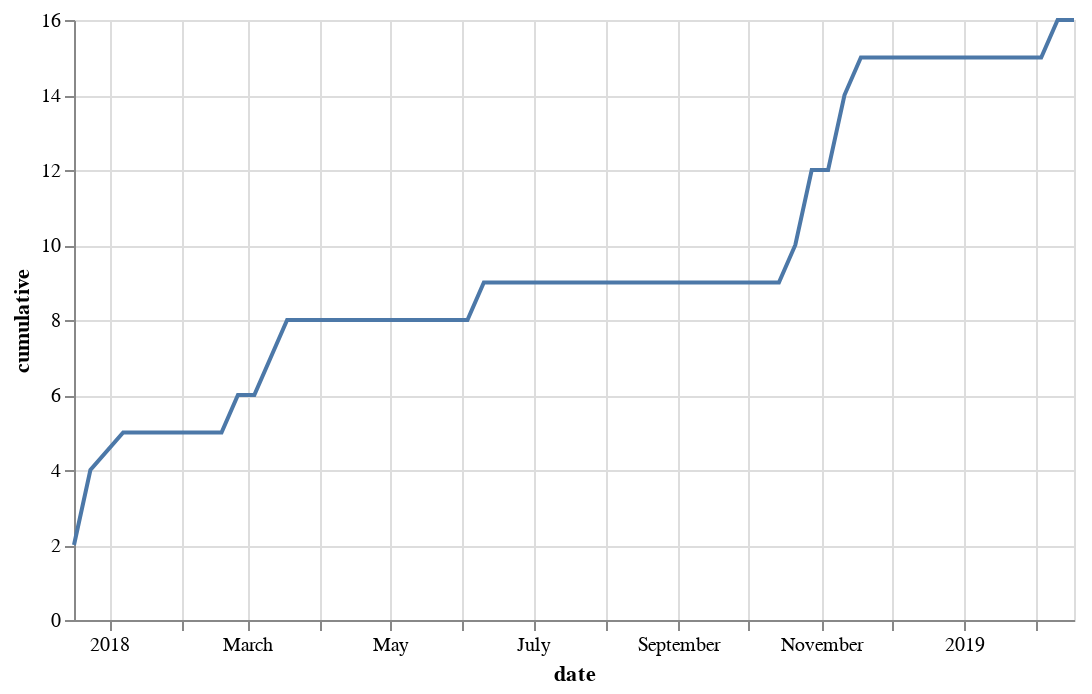

Here is the notebook cell this chart was saved with:
### Code cell
line = alt.Chart(data=unique.reset_index(), width=500).mark_line().encode(x='date', y='cumulative')
line

### Figure 1 — Vega-Lite specification as saved in the notebook (floating-point values rounded to 4 significant figures)
{"$schema": "https://vega.github.io/schema/vega-lite/v2.6.0.json", "config": {"view": {"height": 300, "width": 400}}, "data": {"name": "data-fdcb6aac96a42de253ea8ff9e74120c3"}, "datasets": {"data-fdcb6aac96a42de253ea8ff9e74120c3": [{"cumulative": 2, "date": "2017-12-17T00:00:00", "new_contributors": 2, "user": ["choldgraf", "willingc"]}, {"cumulative": 4, "date": "2017-12-24T00:00:00", "new_contributors": 2, "user": ["betatim", "minrk"]}, {"cumulative": 5, "date": "2018-01-07T00:00:00", "new_contributors": 1, "user": ["betatim", "choldgraf", "willingc", "yuvipanda"]}, {"cumulative": 5, "date": "2018-01-14T00:00:00", "new_contributors": 0, "user": ["betatim", "choldgraf", "willingc"]}, {"cumulative": 5, "date": "2018-01-21T00:00:00", "new_contributors": 0, "user": ["betatim"]}, {"cumulative": 5, "date": "2018-02-04T00:00:00", "new_contributors": 0, "user": ["choldgraf", "yuvipanda"]}, {"cumulative": 5, "date": "2018-02-11T00:00:00", "new_contributors": 0, "user": ["betatim", "choldgraf", "willingc"]}, {"cumulative": 5, "date": "2018-02-18T00:00:00", "new_contributors": 0, "user": ["willingc"]}, {"cumulative": 6, "date": "2018-02-25T00:00:00", "new_contributors": 1, "user": ["betatim", "choldgraf", "jzf2101"]}, {"cumulative": 6, "date": "2018-03-04T00:00:00", "new_contributors": 0, "user": ["betatim", "choldgraf", "jzf2101", "minrk", "willingc", "yuvipanda"]}, {"cumulative": 7, "date": "2018-03-11T00:00:00", "new_contributors": 1, "user": ["betatim", "choldgraf", "consideRatio", "jzf2101", "willingc", "yuvipanda"]}, {"cumulative": 8, "date": "2018-03-18T00:00:00", "new_contributors": 1, "user": ["betatim", "choldgraf", "jzf2101", "minrk", "mpacer", "willingc", "yuvipanda"]}, {"cumulative": 8, "date": "2018-03-25T00:00:00", "new_contributors": 0, "user": ["betatim", "consideRatio", "jzf2101", "mpacer"]}, {"cumulative": 8, "date": "2018-04-01T00:00:00", "new_contributors": 0, "user": ["betatim"]}, {"cumulative": 8, "date": "2018-04-08T00:00:00", "new_contributors": 0, "user": ["betatim", "minrk", "willingc"]}, {"cumulative": 8, "date": "2018-04-15T00:00:00", "new_contributors": 0, "user": ["betatim", "consideRatio"]}, {"cumulative": 8, "date": "2018-04-22T00:00:00", "new_contributors": 0, "user": ["choldgraf", "consideRatio", "jzf2101", "minrk", "willingc"]}, {"cumulative": 8, "date": "2018-04-29T00:00:00", "new_contributors": 0, "user": ["minrk"]}, {"cumulative": 8, "date": "2018-05-06T00:00:00", "new_contributors": 0, "user": ["choldgraf", "jzf2101", "minrk"]}, {"cumulative": 8, "date": "2018-05-27T00:00:00", "new_contributors": 0, "user": ["betatim", "choldgraf"]}, {"cumulative": 8, "date": "2018-06-03T00:00:00", "new_contributors": 0, "user": ["betatim"]}, {"cumulative": 9, "date": "2018-06-10T00:00:00", "new_contributors": 1, "user": ["betatim", "choldgraf", "ellisonbg", "minrk", "willingc"]}, {"cumulative": 9, "date": "2018-06-17T00:00:00", "new_contributors": 0, "user": ["betatim", "yuvipanda"]}, {"cumulative": 9, "date": "2018-07-01T00:00:00", "new_contributors": 0, "user": ["betatim", "choldgraf", "consideRatio", "jzf2101", "minrk"]}, {"cumulative": 9, "date": "2018-07-08T00:00:00", "new_contributors": 0, "user": ["betatim", "consideRatio", "jzf2101", "minrk"]}, {"cumulative": 9, "date": "2018-07-22T00:00:00", "new_contributors": 0, "user": ["choldgraf", "jzf2101"]}, {"cumulative": 9, "date": "2018-07-29T00:00:00", "new_contributors": 0, "user": ["betatim", "choldgraf"]}, {"cumulative": 9, "date": "2018-08-05T00:00:00", "new_contributors": 0, "user": ["betatim", "choldgraf", "ellisonbg", "willingc"]}, {"cumulative": 9, "date": "2018-08-12T00:00:00", "new_contributors": 0, "user": ["betatim", "choldgraf", "consideRatio", "jzf2101", "willingc"]}, {"cumulative": 9, "date": "2018-08-19T00:00:00", "new_contributors": 0, "user": ["choldgraf", "consideRatio", "ellisonbg", "minrk"]}, {"cumulative": 9, "date": "2018-08-26T00:00:00", "new_contributors": 0, "user": ["betatim", "choldgraf", "consideRatio", "jzf2101", "willingc"]}, {"cumulative": 9, "date": "2018-09-02T00:00:00", "new_contributors": 0, "user": ["choldgraf", "jzf2101"]}, {"cumulative": 9, "date": "2018-09-09T00:00:00", "new_contributors": 0, "user": ["betatim", "ellisonbg", "jzf2101"]}, {"cumulative": 9, "date": "2018-09-16T00:00:00", "new_contributors": 0, "user": ["betatim", "choldgraf", "consideRatio", "minrk", "willingc", "yuvipanda"]}, {"cumulative": 9, "date": "2018-09-23T00:00:00", "new_contributors": 0, "user": ["betatim", "choldgraf", "consideRatio", "ellisonbg", "jzf2101", "minrk", "willingc", "yuvipanda"]}, {"cumulative": 9, "date": "2018-09-30T00:00:00", "new_contributors": 0, "user": ["betatim", "choldgraf", "minrk"]}, {"cumulative": 9, "date": "2018-10-07T00:00:00", "new_contributors": 0, "user": ["betatim", "choldgraf", "consideRatio", "jzf2101", "minrk"]}, {"cumulative": 9, "date": "2018-10-14T00:00:00", "new_contributors": 0, "user": ["betatim", "choldgraf", "jzf2101", "minrk"]}, {"cumulative": 10, "date": "2018-10-21T00:00:00", "new_contributors": 1, "user": ["Carreau", "betatim", "choldgraf", "jzf2101", "willingc"]}, {"cumulative": 12, "date": "2018-10-28T00:00:00", "new_contributors": 2, "user": ["Zsailer", "betatim", "choldgraf", "cmd-ntrf", "consideRatio", "ellisonbg", "jzf2101", "minrk", "willingc"]}, {"cumulative": 12, "date": "2018-11-04T00:00:00", "new_contributors": 0, "user": ["Zsailer", "betatim", "choldgraf", "ellisonbg", "willingc"]}, {"cumulative": 14, "date": "2018-11-11T00:00:00", "new_contributors": 2, "user": ["agahkarakuzu", "betatim", "choldgraf", "ellisonbg", "fperez", "jzf2101", "minrk", "willingc"]}, {"cumulative": 15, "date": "2018-11-18T00:00:00", "new_contributors": 1, "user": ["Zsailer", "betatim", "choldgraf", "jhamman", "jzf2101", "minrk", "willingc", "yuvipanda"]}, {"cumulative": 15, "date": "2018-11-25T00:00:00", "new_contributors": 0, "user": ["betatim", "choldgraf", "cmd-ntrf", "consideRatio", "jzf2101"]}, {"cumulative": 15, "date": "2018-12-02T00:00:00", "new_contributors": 0, "user": ["betatim", "choldgraf", "cmd-ntrf", "consideRatio", "jzf2101"]}, {"cumulative": 15, "date": "2018-12-09T00:00:00", "new_contributors": 0, "user": ["betatim", "choldgraf", "cmd-ntrf", "consideRatio", "jzf2101", "minrk"]}, {"cumulative": 15, "date": "2018-12-16T00:00:00", "new_contributors": 0, "user": ["Zsailer", "choldgraf", "consideRatio", "minrk", "yuvipanda"]}, {"cumulative": 15, "date": "2018-12-23T00:00:00", "new_contributors": 0, "user": ["Zsailer", "betatim", "choldgraf"]}, {"cumulative": 15, "date": "2018-12-30T00:00:00", "new_contributors": 0, "user": ["betatim", "choldgraf", "ellisonbg"]}, {"cumulative": 15, "date": "2019-01-06T00:00:00", "new_contributors": 0, "user": ["betatim", "choldgraf", "consideRatio", "ellisonbg", "willingc", "yuvipanda"]}, {"cumulative": 15, "date": "2019-01-13T00:00:00", "new_contributors": 0, "user": ["Zsailer", "betatim", "choldgraf", "ellisonbg", "jzf2101", "minrk", "willingc"]}, {"cumulative": 15, "date": "2019-01-20T00:00:00", "new_contributors": 0, "user": ["Zsailer", "betatim", "choldgraf", "consideRatio", "minrk"]}, {"cumulative": 15, "date": "2019-01-27T00:00:00", "new_contributors": 0, "user": ["betatim", "choldgraf", "consideRatio", "jzf2101", "minrk", "willingc", "yuvipanda"]}, {"cumulative": 15, "date": "2019-02-03T00:00:00", "new_contributors": 0, "user": ["betatim", "choldgraf", "willingc", "yuvipanda"]}, {"cumulative": 16, "date": "2019-02-10T00:00:00", "new_contributors": 1, "user": ["Carreau", "betatim", "choldgraf", "lheagy"]}, {"cumulative": 16, "date": "2019-02-17T00:00:00", "new_contributors": 0, "user": ["Zsailer", "betatim", "choldgraf", "lheagy", "minrk"]}]}, "encoding": {"x": {"field": "date", "type": "temporal"}, "y": {"field": "cumulative", "type": "quantitative"}}, "mark": "line", "width": 500}
